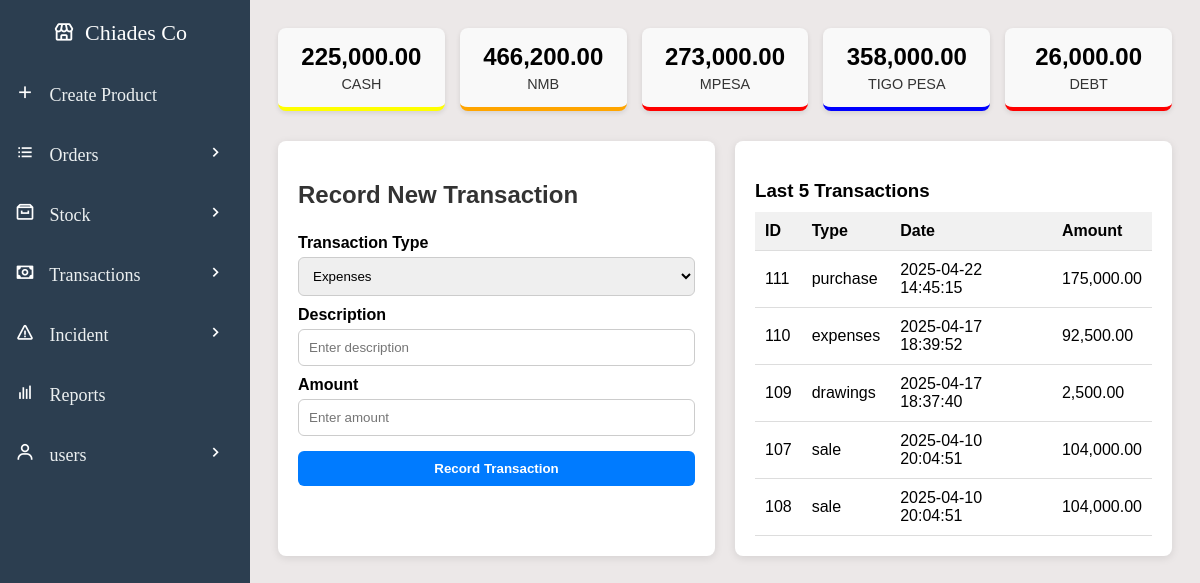
/create-transaction.php (signed in), run on the app's committed database.
### tables this page shows
CREATE TABLE `money` (
  `money_id` int(11) NOT NULL,
  `company_id` int(10) DEFAULT NULL,
  `money` decimal(10,2) DEFAULT NULL,
  `cash` decimal(10,2) DEFAULT 0.00,
  `NMB` decimal(10,2) DEFAULT 0.00,
  `CRDB` decimal(10,2) DEFAULT 0.00,
  `NBC` decimal(10,2) DEFAULT 0.00,
  `mpesa` decimal(10,2) DEFAULT 0.00,
  `tigo_pesa` decimal(10,2) DEFAULT 0.00,
  `airtel_money` decimal(10,2) DEFAULT 0.00,
  `halo_pesa` decimal(10,2) DEFAULT 0.00,
  `azam_pesa` decimal(10,2) DEFAULT 0.00,
  `debt` decimal(10,2) DEFAULT 0.00,
  `creditors` decimal(10,2) DEFAULT 0.00
);

CREATE TABLE `transactions` (
  `transaction_id` int(11) NOT NULL,
  `transType_id` int(11) DEFAULT NULL,
  `company_id` int(11) DEFAULT NULL,
  `created_by` int(11) DEFAULT NULL,
  `transaction_type` varchar(50) NOT NULL,
  `amount` decimal(10,2) NOT NULL,
  `description` text NOT NULL,
  `date_made` timestamp NOT NULL DEFAULT current_timestamp()
);

### create-transaction.php (the view, shortened to what this page needs)
<?php
include 'db_connection.php';
$company_id = $_SESSION['company_id'];
$methods_query = "SELECT * FROM payment_methods WHERE company_id = $company_id";
$methods_result = mysqli_query($conn, $methods_query);
$methods = mysqli_fetch_assoc($methods_result);
$money_query = "SELECT * FROM money WHERE company_id = $company_id";
$money_result = mysqli_query($conn, $money_query);
$balances = mysqli_fetch_assoc($money_result);
$transactions_query = "SELECT transaction_id, transaction_type, date_made, amount FROM transactions WHERE company_id = $company_id ORDER BY date_made DESC LIMIT 5";
$transactions_result = mysqli_query($conn, $transactions_query);
?>
<!DOCTYPE html>
<html lang="en">
<head>
    <link rel="stylesheet" href="css/sidebar.css">
    <link rel="stylesheet" href="css/create-transactions.css">
</head>
<body>
    <div class="container">
        <div class="top-section">
            <?php
            $colors = ['cash' => 'yellow', 'NMB' => 'orange', 'CRDB' => 'green', 'NBC' => 'purple', 'mpesa' => 'red', 'airtel_money' => 'red', 'tigo_pesa' => 'blue', 'halo_pesa' => 'orange', 'azam_pesa' => 'blue', 'debt' => 'red'];
            echo '<div class="tiles-container">';
            foreach ($methods as $method => $active) {
                if ($active == 'yes' && isset($balances[$method])) {
                    echo "<div class='tile' style='border-bottom: 4px solid {$colors[$method]};'>";
                    echo "<div class='balance'>" . number_format($balances[$method], 2) . "</div>";
                    echo "<div class='method-name'>" . strtoupper(str_replace('_', ' ', $method)) . "</div>";
                    echo "</div>";
                }
            }
            echo '</div>';
            ?>
        </div>
        <div class="bottom-section">
            <div class="left-panel">
                <h2>Record New Transaction</h2>
                <form>
                    <label>Transaction Type</label>
                    <select id="transactionType">
                        <option value="expenses">Expenses</option>
                    </select>
                    <label>Description</label>
                    <input type="text" id="transactionDescription" placeholder="Enter description">
                    <label>Amount</label>
                    <input type="number" id="transactionAmount" step="0.01" placeholder="Enter amount">
                    <button type="button" onclick="openPaymentModal()">Record Transaction</button>
                </form>
            </div>
            <div class="right-panel">
                <div class="transactions-list">
                    <h3>Last 5 Transactions</h3>
                    <table>
                        <tr>
                            <th>ID</th>
                            <th>Type</th>
                            <th>Date</th>
                            <th>Amount</th>
                        </tr>
                        <?php while ($row = mysqli_fetch_assoc($transactions_result)) { ?>
                        <tr>
                            <td><?= $row['transaction_id'] ?></td>
                            <td><?= $row['transaction_type'] ?></td>
                            <td><?= $row['date_made'] ?></td>
                            <td><?= number_format($row['amount'], 2) ?></td>
                        </tr>
                        <?php } ?>
                    </table>
                </div>
            </div>
        </div>
    </div>
<?php include('payment-modal_create-transaction.php'); ?>
</body>
</html>

### css/create-transactions.css (style rules this page uses)
body { background-color: rgb(236, 232, 232); }
.container { padding: 20px; max-width: 1200px; margin: auto; font-family: Arial, sans-serif; margin-left: 250px; }
.top-section { margin-bottom: 30px; }
.tiles-container { display: grid; grid-template-columns: repeat(auto-fit, minmax(150px, 1fr)); gap: 15px; }
.tile { background: #f9f9f9; border-radius: 8px; padding: 15px; text-align: center; box-shadow: 0 2px 5px rgba(0,0,0,0.1); transition: transform 0.2s; }
.balance { font-size: 1.5rem; font-weight: bold; margin-bottom: 5px; }
.method-name { font-size: 0.9rem; color: #333; }
.bottom-section { display: grid; grid-template-columns: 1fr 1fr; gap: 20px; }
.left-panel { background-color: #fff; padding: 20px; border-radius: 8px; box-shadow: 0 2px 8px rgba(0,0,0,0.1); }
.left-panel h2 { margin-bottom: 15px; }
.left-panel form { display: flex; flex-direction: column; }
.left-panel label { margin: 10px 0 5px; font-weight: bold; }
.left-panel input, .left-panel select { padding: 10px; border: 1px solid #ccc; border-radius: 6px; }
.left-panel button { margin-top: 15px; padding: 10px; border: none; background-color: #007bff; color: white; font-weight: bold; border-radius: 6px; cursor: pointer; }
.right-panel { background-color: #fff; padding: 20px; border-radius: 8px; box-shadow: 0 2px 8px rgba(0,0,0,0.1); }
.transactions-list h3 { margin-bottom: 10px; }
.transactions-list table { width: 100%; border-collapse: collapse; }
.transactions-list th, .transactions-list td { padding: 10px; border-bottom: 1px solid #ddd; text-align: left; }
.transactions-list th { background-color: #f1f1f1; }

### css/payment-modal.css (style rules this page uses)
h2 { color: #333; margin-bottom: 10px; }

### data on the page
money: cash "225,000.00", NMB "466,200.00", mpesa "273,000.00", tigo_pesa "358,000.00", debt "26,000.00"
transactions: transaction_id "111", transaction_type "purchase", date_made "2025-04-22 14:45:15", amount "175,000.00"
transactions: transaction_id "110", transaction_type "expenses", date_made "2025-04-17 18:39:52", amount "92,500.00"
transactions: transaction_id "109", transaction_type "drawings", date_made "2025-04-17 18:37:40", amount "2,500.00"
transactions: transaction_id "107", transaction_type "sale", date_made "2025-04-10 20:04:51", amount "104,000.00"
transactions: transaction_id "108", transaction_type "sale", date_made "2025-04-10 20:04:51", amount "104,000.00"

### other printed values
str_replace('_', ' ', $method) "CASH"
str_replace('_', ' ', $method) "NMB"
str_replace('_', ' ', $method) "MPESA"
str_replace('_', ' ', $method) "TIGO PESA"
str_replace('_', ' ', $method) "DEBT"
